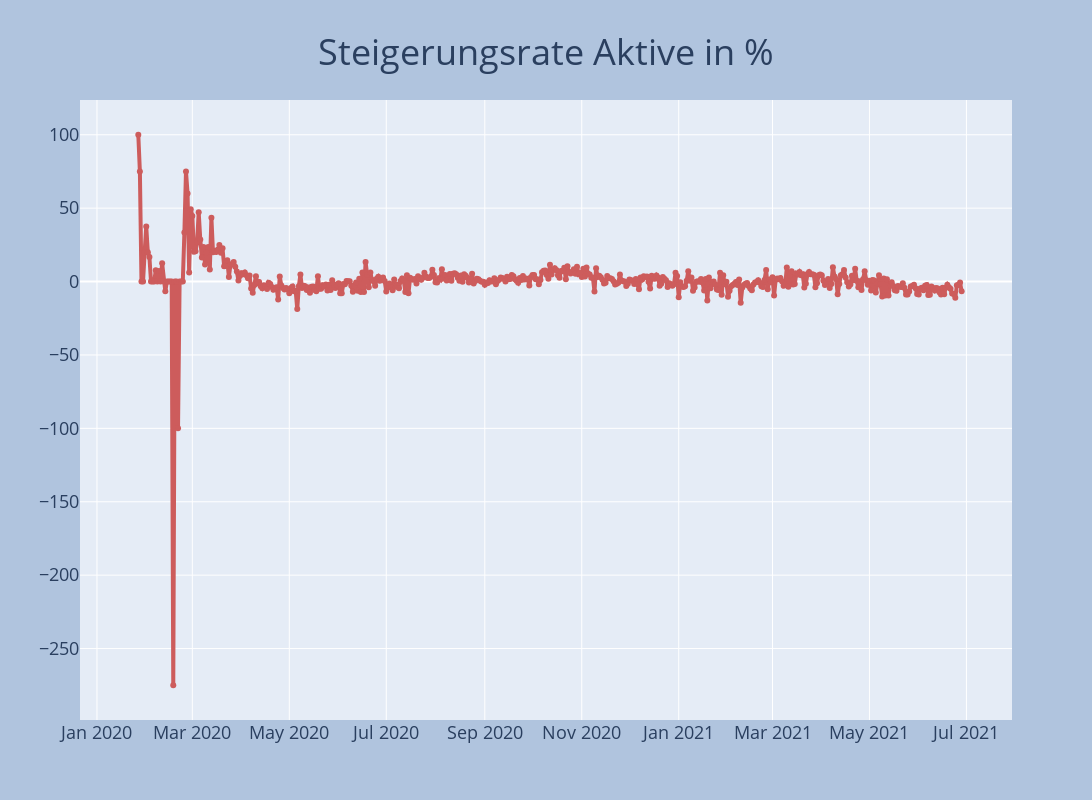

The cell this chart's notebook holds for it:
### Code cell
fig = go.Figure()
fig.add_trace(go.Scatter(x=df.datum, y=df.proz_steig_aktiv,mode='lines+markers',line=dict(color='indianred', width=4)))
fig = plot_layout(fig, 'Steigerungsrate Aktive in %')
fig.show()

### Figure 1 — Plotly figure (JSON) as saved in the notebook; plotly's stock layout.template omitted (floating-point values rounded to 4 significant figures; data arrays with more than 128 entries replaced by an {"elided": "..."} marker saying what was removed)
{"data": [{"line": {"color": "indianred", "width": 4}, "mode": "lines+markers", "type": "scatter", "x": {"elided": "524 str values"}, "y": {"elided": "524 float values"}}], "layout": {"autosize": false, "height": 800, "hovermode": "x", "legend": {"bgcolor": "lightgray", "font": {"color": "black", "size": 18}, "x": 0.05, "y": 0.95}, "paper_bgcolor": "LightSteelBlue", "title": {"font": {"size": 36}, "text": "Steigerungsrate Aktive in %", "x": 0.5, "xanchor": "center", "y": 0.95}, "width": 1600, "xaxis": {"tickfont": {"size": 18}}, "yaxis": {"tickfont": {"size": 18}}}}
